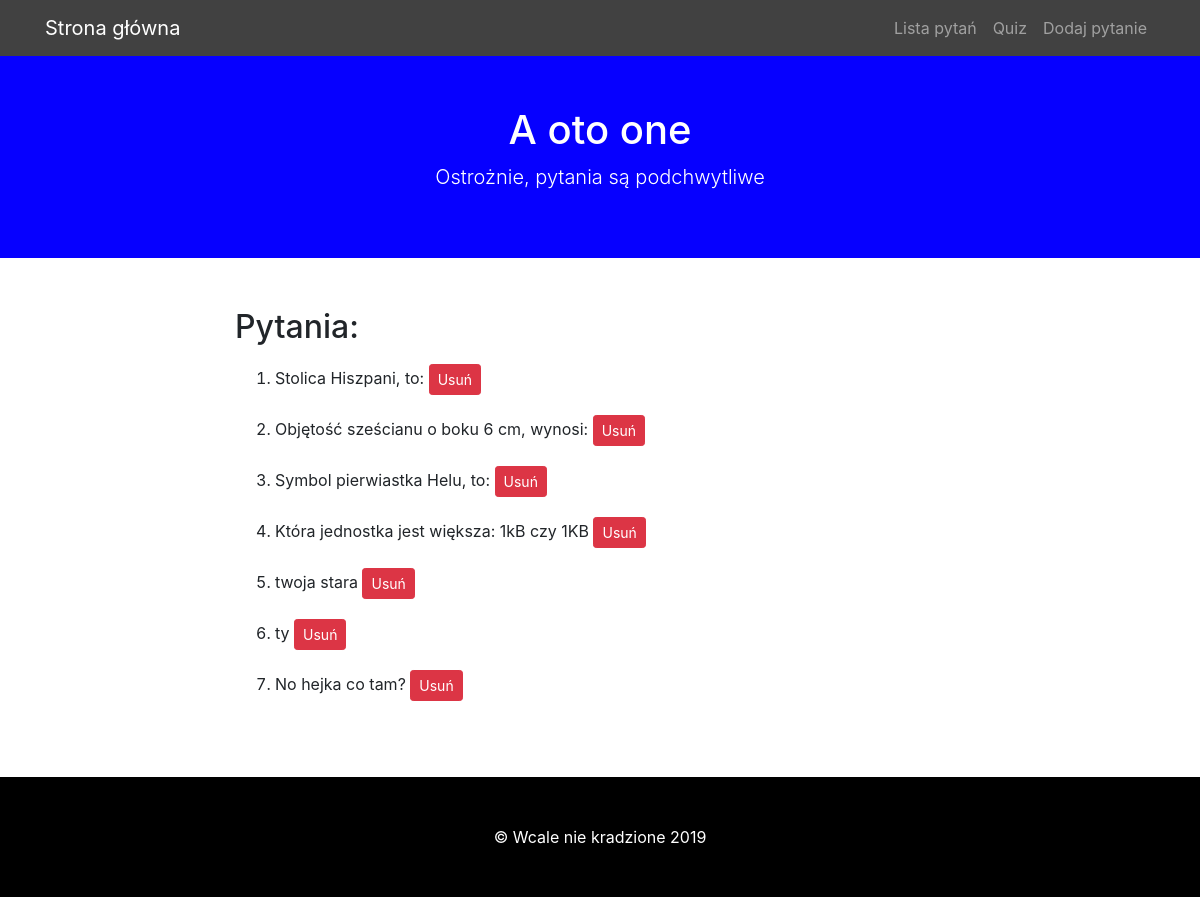
The app's page /lista, older data.
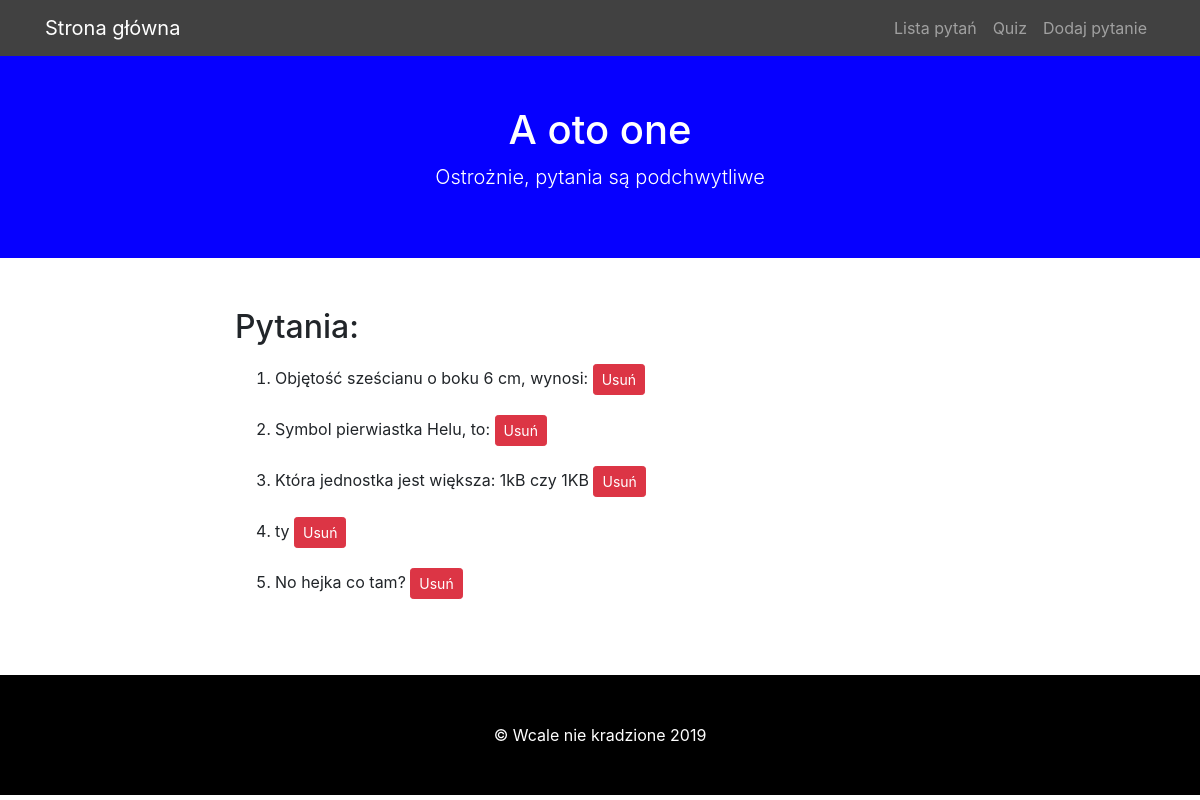
The same page, newer data.
### modele.py (models this page shows)
class BazaModel(Model):
    class Meta:
        database = baza

class Pytanie(BazaModel):
    pytanie = CharField(null=False)
    kategoria = ForeignKeyField(Kategoria, related_name='pytania')

### views.py (the view)
@app.route('/lista')
def lista():
    pytania = Pytanie.select()
    return render_template('lista.html', query=pytania)

### app.py (called while the page is built)
@app.before_request
def before_request():
    g.db = baza
    g.db.connect(reuse_if_open=True)

@app.after_request
def after_request(response):
    g.db.close()
    return response

### templates/lista.html (shortened to what this page needs)
{%extends "szablon.html"%}
{%block h1%}A oto one{%endblock%}
{%block tresc%}
<h2>Pytania:</h2>
<ol>
    {%for p in query%}
        <li class="elemdel">{{p.pytanie}}
        <a href="{{ url_for('usun', pid=p.id) }}"class="btn btn-sm btn-danger">Usuń</a>
        </li>
    {%endfor%}
</ol>
{%endblock%}

Row changes from the older to the newer data that the page shows:
removed Pytanie: pytanie "Stolica Hiszpani, to:"
removed Pytanie: pytanie "twoja stara"
